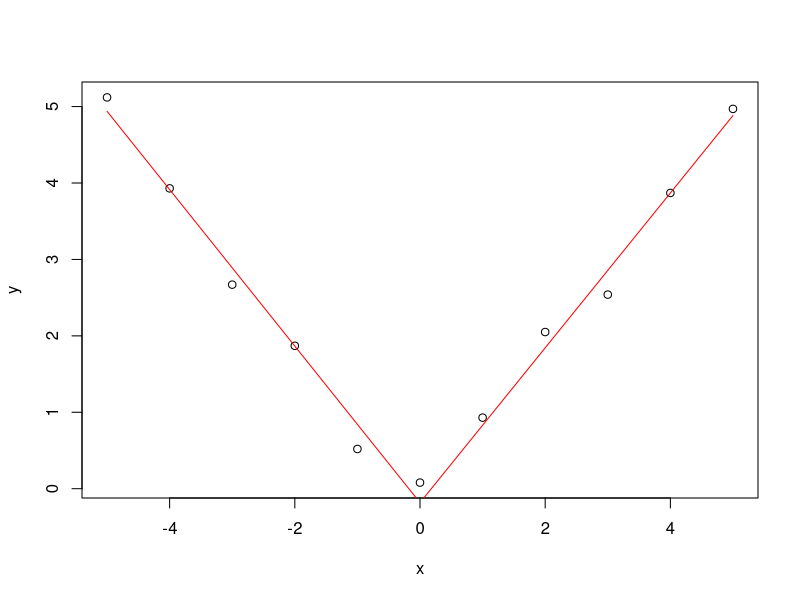

R code for this plot:
# 1. Consider the space shuttle data ?shuttle in the MASS library. Consider modeling the use of the autolander as the outcome (variable name use). Fit a logistic regression model with autolander (variable auto) use (labeled as "auto" 1) versus not (0) as predicted by wind sign (variable wind). Give the estimated odds ratio for autolander use comparing head winds, labeled as "head" in the variable headwind (numerator) to tail winds (denominator).
library(MASS)
?shuttle
shuttle$use.binary <- as.integer(shuttle$use == "auto")
fit <- glm(use.binary ~ wind - 1, data = shuttle, family = binomial)
summary(fit)$coef
# Estimated Odds ratio
exp(coef(fit))
unname(exp(coef(fit))[1]/exp(coef(fit))[2]) 

# 2. Consider the previous problem. Give the estimated odds ratio for autolander use comparing head winds (numerator) to tail winds (denominator) adjusting for wind strength from the variable magn.
fit <- glm(use.binary ~ wind+magn - 1, data = shuttle, family = binomial)
summary(fit)$coef
exp(coef(fit))
unname(exp(coef(fit))[1]/exp(coef(fit))[2]) 

# 3. If you fit a logistic regression model to a binary variable, for example use of the autolander, then fit a logistic regression model for one minus the outcome (not using the autolander) what happens to the coefficients?
# The coefficients reverse their signs.

# 4. Consider the insect spray data InsectSprays. Fit a Poisson model using spray as a factor level. Report the estimated relative rate comapring spray A (numerator) to spray B (denominator).
fit <- glm(count ~ factor(spray) - 1, family = "poisson", data = InsectSprays)
summary(fit)
exp(coef(fit))
unname(exp(coef(fit))[1]/exp(coef(fit))[2]) 

# 5. Consider a Poisson glm with an offset, t. So, for example, a model of the form glm(count ~ x + offset(t), family = poisson) where x is a factor variable comparing a treatment (1) to a control (0) and t is the natural log of a monitoring time. What is impact of the coefficient for x if we fit the model glm(count ~ x + offset(t2), family = poisson) where 2 <- log(10) + t? In other words, what happens to the coefficients if we change the units of the offset variable. (Note, adding log(10) on the log scale is multiplying by 10 on the original scale.)
set.seed(88)
t<- rnorm(72)
t2<- log(10)+t
fit<- glm(count~factor(spray)+offset(t),family="poisson",data=InsectSprays)
fit2<- glm(count~factor(spray)+offset(t2),family="poisson",data=InsectSprays)
summary(fit)$coef
summary(fit2)$coef

# 6. Using a knot point at 0, fit a linear model that looks like a hockey stick with two lines meeting at x=0. Include an intercept term, x and the knot point term. What is the estimated slope of the line after 0?
x <- -5:5
y <- c(5.12, 3.93, 2.67, 1.87, 0.52, 0.08, 0.93, 2.05, 2.54, 3.87, 4.97)
knots<-c(0)
splineTerms<-sapply(knots,function(knot) (x>knot)*(x-knot))
xmat<-cbind(1,x,splineTerms)
fit<-lm(y~xmat-1)
yhat<-predict(fit)
summary(fit)$coef

(yhat[10]-yhat[6])/4

plot(x,y)
lines(x,yhat,col="red")
